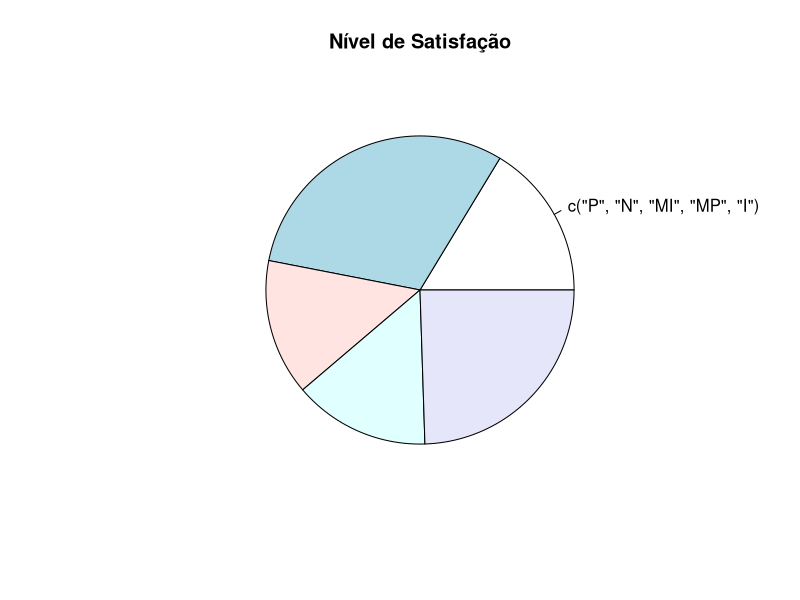

The R source for this figure: (Note: this script raises an error after producing the figure.)
## ---- chunk 1
knitr::opts_chunk$set(echo = TRUE)
## ---- chunk 2
a <- read.delim("dados1.txt") #lendo os dados
a.freq <- table(a) #tabulando as frequencias

cbind(a.freq) #imprime a tabela

lbls <- unique(a)
pie(a.freq, labels = lbls, main="Nível de Satisfação") #grafico de setores

## ---- chunk 3
pct <- round(a.freq/sum(a.freq)*100)
a.freq <- paste(a.freq, pct) # add percents to labels
lbls <- paste(lbls,"%",sep="") # ad % to labels
pie(a.freq,labels = lbls, col=rainbow(length(lbls)),
   main="Pie Chart of Countries")
## ---- chunk 4
plot(pressure)
